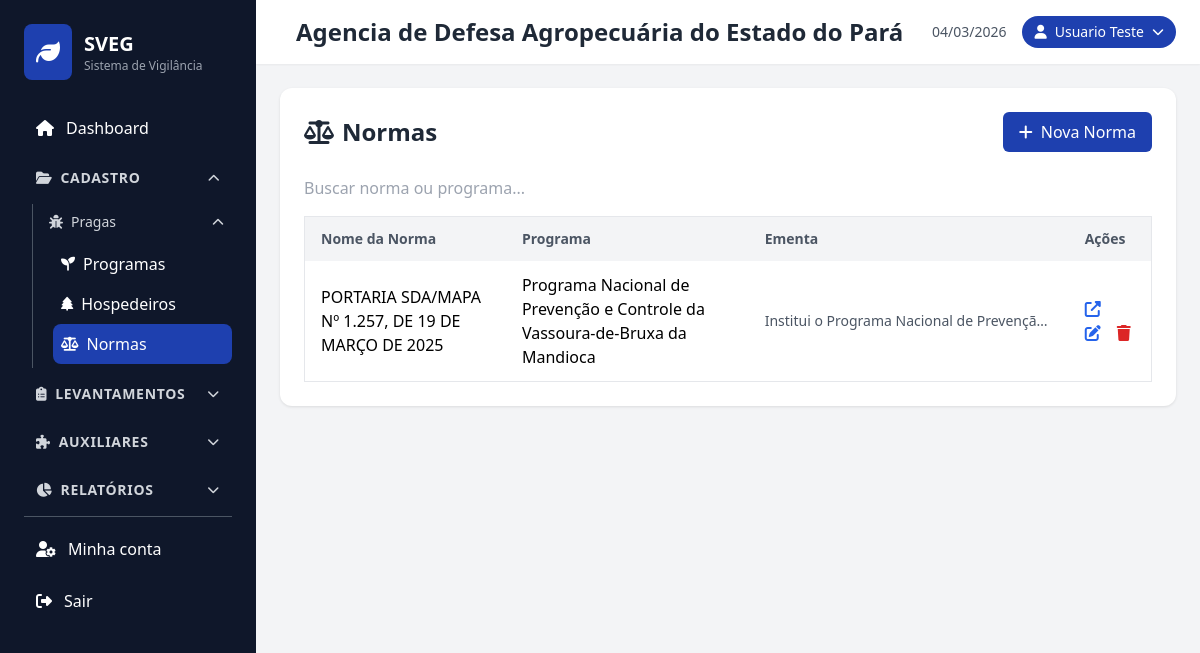
Screenshot of /normas/index.php (signed in) with the database file from the repository.
### tables this page shows
CREATE TABLE `normas` (
  `id` char(36) NOT NULL,
  `id_programa` char(36) NOT NULL,
  `nome_norma` varchar(255) NOT NULL,
  `ementa` text NOT NULL,
  `url_publicacao` varchar(512) DEFAULT NULL,
  `criado_em` timestamp NOT NULL DEFAULT CURRENT_TIMESTAMP,
  `atualizado_em` timestamp NOT NULL DEFAULT CURRENT_TIMESTAMP ON UPDATE CURRENT_TIMESTAMP
);

CREATE TABLE `programas` (
  `id` char(36) NOT NULL,
  `codigo` varchar(20) DEFAULT NULL,
  `nome` varchar(255) NOT NULL,
  `nomes_comuns` varchar(255) DEFAULT NULL,
  `nome_cientifico` varchar(255) DEFAULT NULL,
  `criado_em` timestamp NOT NULL DEFAULT CURRENT_TIMESTAMP,
  `atualizado_em` timestamp NOT NULL DEFAULT CURRENT_TIMESTAMP ON UPDATE CURRENT_TIMESTAMP
);

### normas/index.php (the view, shortened to what this page needs)
<?php
include '../includes/header.php';
$database = new Database();
$db = $database->getConnection();
$stmt = $db->query("SELECT n.*, p.nome as programa_nome FROM normas n LEFT JOIN programas p ON n.id_programa = p.id ORDER BY n.criado_em DESC");
$normas = $stmt->fetchAll(PDO::FETCH_ASSOC);
?>
<div class="card">
    <div class="flex justify-between items-center mb-6">
        <h2 class="text-2xl font-bold text-gray-800">
            <i class="fas fa-balance-scale mr-2"></i>Normas
        </h2>
        <a href="create.php" class="btn-primary">
            <i class="fas fa-plus mr-2"></i>Nova Norma
        </a>
    </div>
    <div class="mb-4">
        <input type="text" id="search" placeholder="Buscar norma ou programa..." class="form-control max-w-md">
    </div>
    <div class="table-container">
        <table class="min-w-full bg-white border border-gray-200">
            <thead>
                <tr class="bg-gray-100">
                    <th class="py-3 px-4 text-left text-sm font-semibold text-gray-600">Nome da Norma</th>
                    <th class="py-3 px-4 text-left text-sm font-semibold text-gray-600">Programa</th>
                    <th class="py-3 px-4 text-left text-sm font-semibold text-gray-600">Ementa</th>
                    <th class="py-3 px-4 text-left text-sm font-semibold text-gray-600">Ações</th>
                </tr>
            </thead>
            <tbody id="normas-table">
                <?php foreach ($normas as $n): ?>
                <tr class="border-b hover:bg-gray-50 norma-row" data-search="<?php echo strtolower(htmlspecialchars($n['nome_norma'] . ' ' . ($n['programa_nome'] ?? '') . ' ' . ($n['ementa'] ?? ''))); ?>">
                    <td class="py-3 px-4 font-medium"><?php echo htmlspecialchars($n['nome_norma']); ?></td>
                    <td class="py-3 px-4"><?php echo htmlspecialchars($n['programa_nome'] ?? '-'); ?></td>
                    <td class="py-3 px-4 text-sm text-gray-600 max-w-xs truncate" title="<?php echo htmlspecialchars($n['ementa'] ?? ''); ?>"><?php echo htmlspecialchars(mb_substr($n['ementa'] ?? '-', 0, 80)) . (mb_strlen($n['ementa'] ?? '') > 80 ? '...' : ''); ?></td>
                    <td class="py-3 px-4">
                        <?php if (!empty($n['url_publicacao'])): ?>
                        <a href="<?php echo htmlspecialchars($n['url_publicacao']); ?>" target="_blank" class="text-blue-600 hover:text-blue-800 mr-3" title="Abrir publicação"><i class="fas fa-external-link-alt"></i></a>
                        <?php endif; ?>
                        <a href="edit.php?id=<?php echo htmlspecialchars($n['id']); ?>" class="text-blue-600 hover:text-blue-800 mr-3" title="Editar"><i class="fas fa-edit"></i></a>
                        <a href="delete.php?id=<?php echo htmlspecialchars($n['id']); ?>" class="text-red-600 hover:text-red-800" title="Excluir" onclick="return confirm('Tem certeza que deseja excluir esta norma?');"><i class="fas fa-trash"></i></a>
                    </td>
                </tr>
                <?php endforeach; ?>
            </tbody>
        </table>
    </div>
</div>
<?php include '../includes/footer.php'; ?>

### css/style.css (style rules this page uses)
body { font-family: 'Segoe UI', Tahoma, Geneva, Verdana, sans-serif; }
.table-container { overflow-x: auto; }
.btn-primary { background-color: #1e40af; color: white; padding: 8px 16px; border-radius: 6px; text-decoration: none; display: inline-block; transition: all 0.3s; }
.card { background: white; border-radius: 12px; box-shadow: 0 1px 3px rgba(0, 0, 0, 0.1); padding: 1.5rem; margin-bottom: 1.5rem; }

### rows the page displays
normas: nome_norma "PORTARIA SDA/MAPA Nº 1.257, DE 19 DE MARÇO DE 2025", id_programa.nome "Programa Nacional de Prevenção e Controle da Vassoura-de-Bruxa da Mandioca", ementa "Institui o Programa Nacional de Prevençã…"

### other values shown
$u['orgao_nome'] "Agencia de Defesa Agropecuária do Estado do Pará"
$user['name'] "Usuario Teste"
